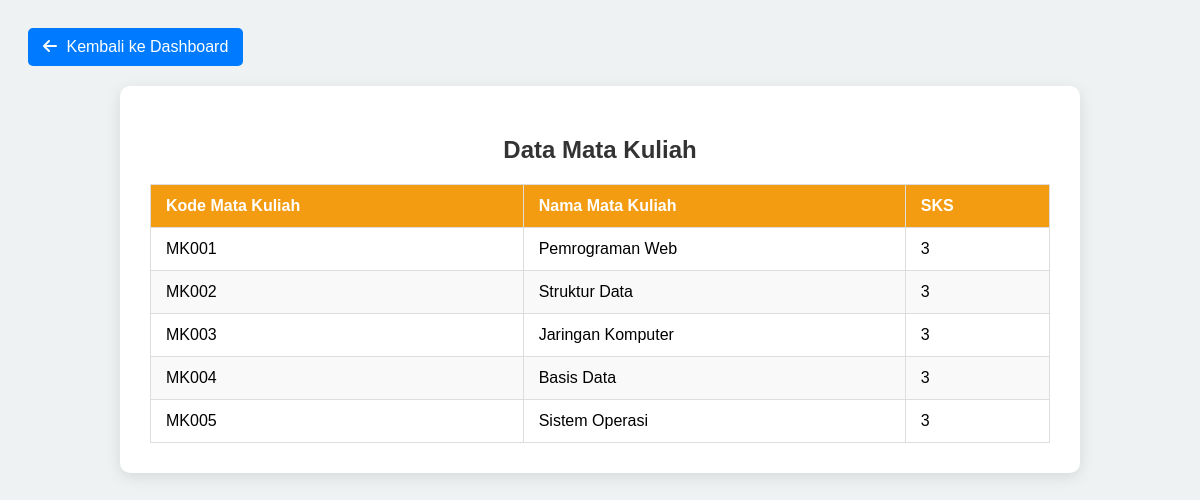
Screenshot of /mata_kuliah.php with the database file from the repository.
### tables this page shows
CREATE TABLE `mata_kuliah` (
  `id_mata_kuliah` int(11) NOT NULL,
  `kode_mata_kuliah` varchar(20) NOT NULL,
  `nama_mata_kuliah` varchar(100) NOT NULL,
  `sks` int(11) NOT NULL
);

### mata_kuliah.php (the view, shortened to what this page needs)
<?php
$conn = new mysqli("localhost", "root", "", "db_dey");
$sql = "SELECT * FROM mata_kuliah";
$result = $conn->query($sql);
?>
<!DOCTYPE html>
<html lang="id">
<head>
    <link href="https://cdnjs.cloudflare.com/ajax/libs/font-awesome/6.0.0-beta3/css/all.min.css" rel="stylesheet">
</head>
<body>
    <a href="dashboard.php" class="btn-back"><i class="fas fa-arrow-left"></i> Kembali ke Dashboard</a>
    <div class="container">
        <h2>Data Mata Kuliah</h2>
        <table>
            <thead>
                <tr>
                    <th>Kode Mata Kuliah</th>
                    <th>Nama Mata Kuliah</th>
                    <th>SKS</th>
                </tr>
            </thead>
            <tbody>
                <?php while ($row = $result->fetch_assoc()): ?>
                    <tr>
                        <td><?= htmlspecialchars($row['kode_mata_kuliah']) ?></td>
                        <td><?= htmlspecialchars($row['nama_mata_kuliah']) ?></td>
                        <td><?= htmlspecialchars($row['sks']) ?></td>
                    </tr>
                <?php endwhile; ?>
            </tbody>
        </table>
    </div>
</body>
</html>

### mata_kuliah.php (style rules this page uses)
body { font-family: Arial, sans-serif; background-color: #eef2f3; padding: 20px; }
.container { background-color: white; padding: 30px; border-radius: 10px; box-shadow: 0 4px 15px rgba(0, 0, 0, 0.1); max-width: 900px; margin: auto; }
h2 { color: #333; text-align: center; font-size: 24px; margin-bottom: 20px; }
table { width: 100%; border-collapse: collapse; margin-top: 20px; }
th, td { padding: 12px 15px; text-align: left; border: 1px solid #ddd; }
th { background-color: #f39c12; color: white; }
tr:nth-child(even) { background-color: #f9f9f9; }
.btn-back { background-color: #007bff; color: white; padding: 10px 15px; text-decoration: none; display: inline-block; border-radius: 5px; margin-bottom: 20px; font-size: 16px; }
.btn-back i { margin-right: 5px; }

### rows the page displays
mata_kuliah: kode_mata_kuliah "MK001", nama_mata_kuliah "Pemrograman Web", sks "3"
mata_kuliah: kode_mata_kuliah "MK002", nama_mata_kuliah "Struktur Data", sks "3"
mata_kuliah: kode_mata_kuliah "MK003", nama_mata_kuliah "Jaringan Komputer", sks "3"
mata_kuliah: kode_mata_kuliah "MK004", nama_mata_kuliah "Basis Data", sks "3"
mata_kuliah: kode_mata_kuliah "MK005", nama_mata_kuliah "Sistem Operasi", sks "3"
